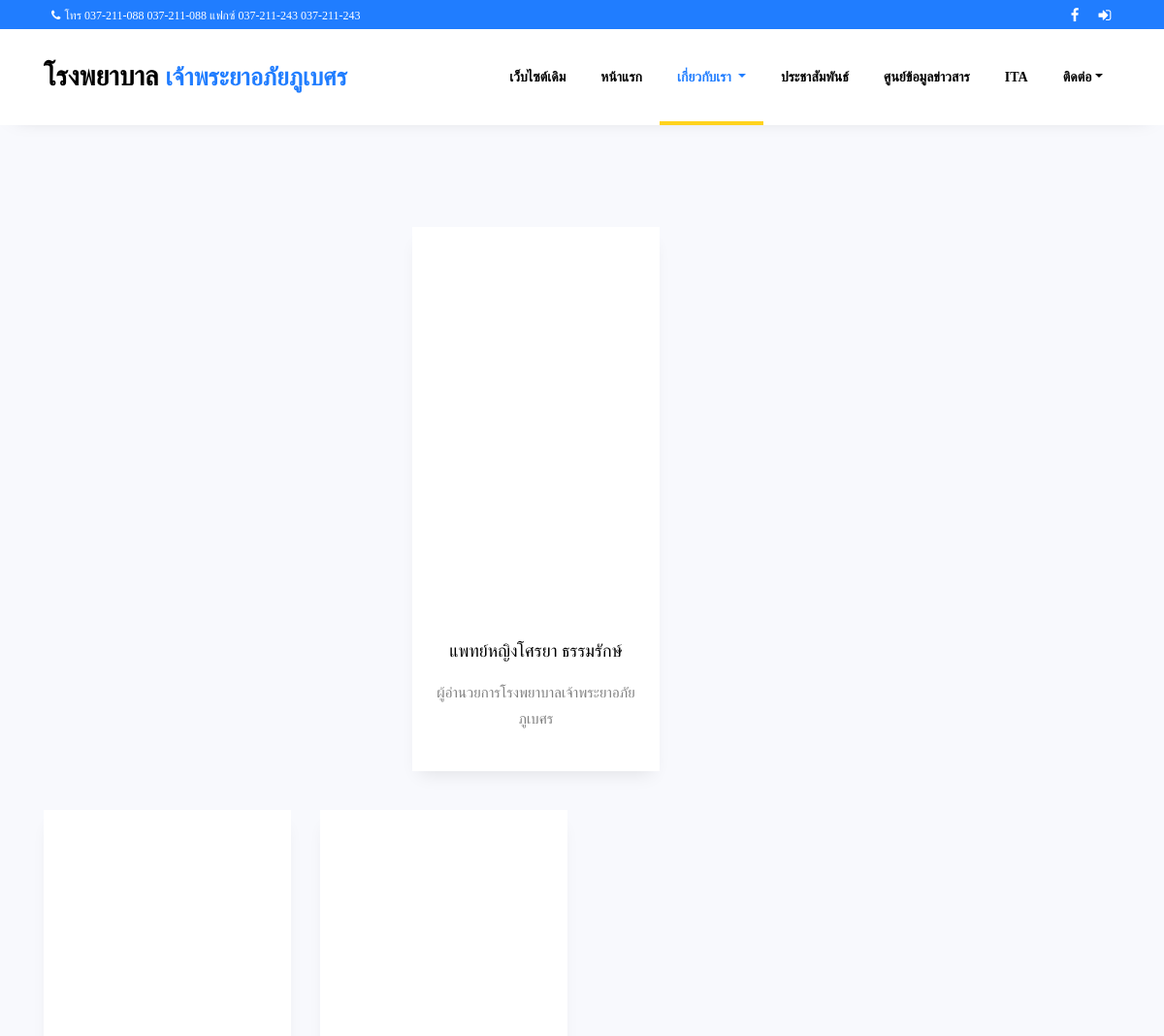
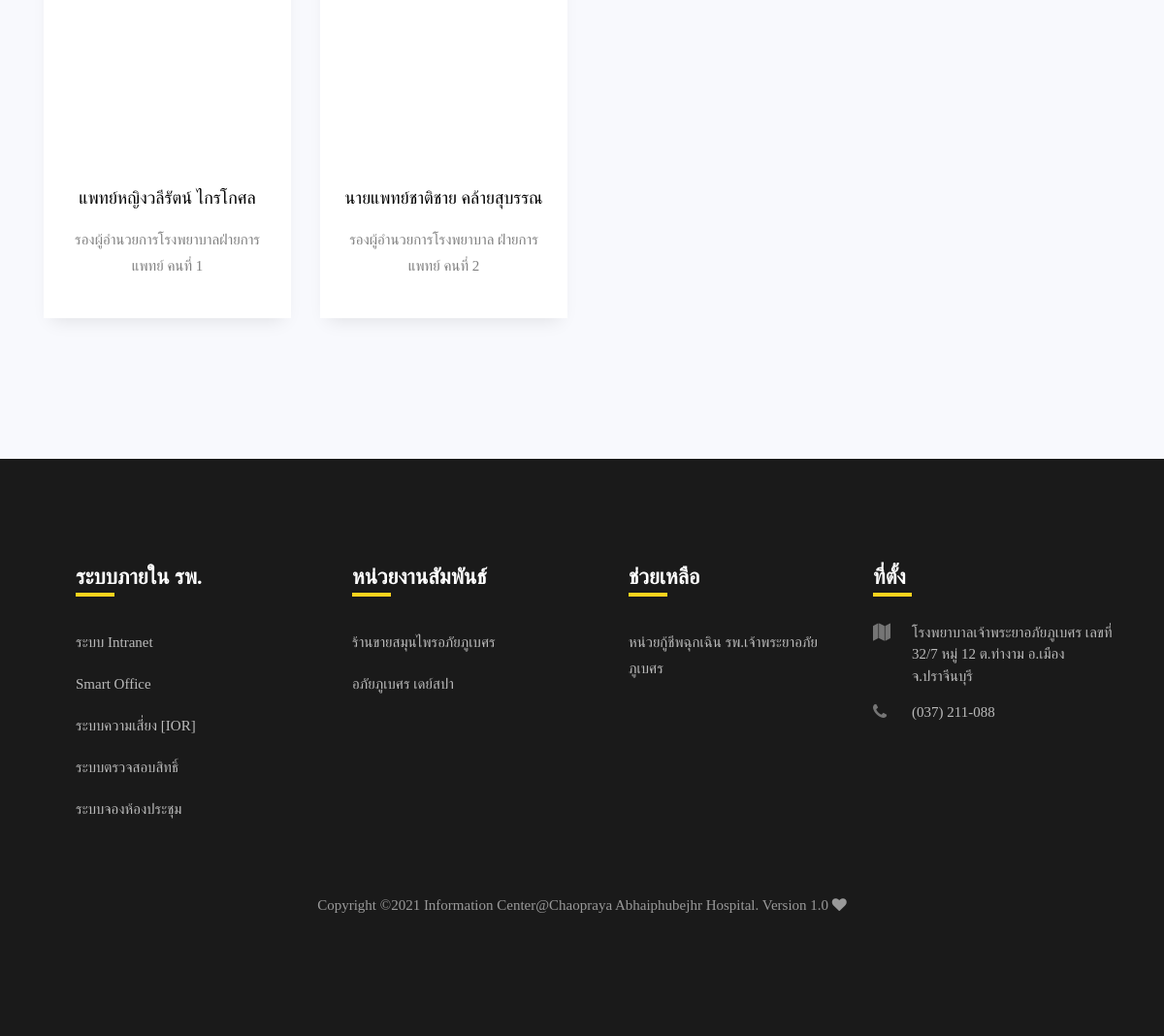
Page /Pages/manager.php on the committed database (2 pictures, top to bottom).
### tables this page shows
CREATE TABLE `cpa_ceo`  (
  `cpa_ceo_id` int(11) NOT NULL AUTO_INCREMENT,
  `cpa_ceo_name` varchar(255) DEFAULT NULL,
  `cpa_ceo_detail` varchar(255) DEFAULT NULL,
  `cpa_ceo_picturename` varchar(255) DEFAULT NULL,
  `cpa_ceo_position_show` int(20) DEFAULT NULL,
  `cpa_ceo_createdate` datetime(0) DEFAULT NULL,
  `cpa_ceo_statusactive` int(3) DEFAULT NULL,
  PRIMARY KEY (`cpa_ceo_id`) USING BTREE
);

CREATE TABLE `cpa_web_footer_group`  (
  `cpa_footer_group_id` int(11) NOT NULL,
  `cpa_footer_group_name` varchar(255) DEFAULT NULL,
  `cpa_footer_status` int(5) DEFAULT NULL,
  PRIMARY KEY (`cpa_footer_group_id`) USING BTREE
);

CREATE TABLE `cpa_web_footermenu`  (
  `cpa_footer_id` int(11) NOT NULL AUTO_INCREMENT,
  `cpa_footer_name` varchar(255) DEFAULT NULL,
  `cpa_footer_link` varchar(255) DEFAULT NULL,
  `cpa_footer_group_id` int(50) DEFAULT NULL,
  `cpa_footer_status` varchar(50) DEFAULT NULL,
  PRIMARY KEY (`cpa_footer_id`) USING BTREE
);

### Pages/manager.php (the view, shortened to what this page needs)
<!DOCTYPE html>
<html lang="en">
<head>
	<?php include "./cpawebsite/components/header.php"; ?>
</head>
<body>
    <?php $page = "about";
    include "./cpawebsite/components/navbar.php"; ?>
    <section class="ftco-section bg-light">
        <div class="container">
            <div class="row d-flex">
            <?php
				$selectceo = "SELECT * FROM cpa_ceo where cpa_ceo_statusactive = '1' ORDER BY cpa_ceo_position_show desc";
				$queryselectceo = mysqli_query($con, $selectceo);
				while ($ResultCeo = mysqli_fetch_assoc($queryselectceo)) {
                    $cc +=1;
                ?>
                    <?php if($cc ==1 ) {echo  '<div class="col-md-4"></div>';}?>
					<div class="col-md-3 d-flex ftco-animate justify-content-center ">
						<div class="blog-entry align-self-stretch">
							<a class="block-heights" style="background-image: url('./cpawebsite/uploads/image/ceo/<?php echo $ResultCeo['cpa_ceo_picturename'];?>');">
							</a>
							<div class="text p-4 text-center">
								<h3 class="heading"><a href="#"><?php echo $ResultCeo['cpa_ceo_name'];?></a></h3>
								<p><?php echo $ResultCeo['cpa_ceo_detail'];?></p>
							</div>
                        </div>
                    </div>
                    <?php if($cc ==1 ) {echo  '<div class="col-md-4"></div>';}?>
				<?php } ?>
            </div>
        </div>
    </section>
    <?php include "./cpawebsite/components/footer.php" ?>
</body>
</html>

### components/header.php (shortened to what this page needs)
<link rel="stylesheet" href="https://stackpath.bootstrapcdn.com/font-awesome/4.7.0/css/font-awesome.min.css">
<link rel="stylesheet" href="./cpawebsite/css/animate.css">
<link rel="stylesheet" href="./cpawebsite/css/owl.carousel.min.css">
<link rel="stylesheet" href="./cpawebsite/css/owl.theme.default.min.css">
<link rel="stylesheet" href="./cpawebsite/css/magnific-popup.css">
<link rel="stylesheet" href="./cpawebsite/css/bootstrap-datepicker.css">
<link rel="stylesheet" href="./cpawebsite/css/jquery.timepicker.css">
<link rel="stylesheet" href="./cpawebsite/css/flaticon.css">
<link rel="stylesheet" href="./cpawebsite/css/style.css">

### components/navbar.php (shortened to what this page needs)
<div class="wrap">
	<div class="container">
		<div class="row">
			<div class="col-md-6 d-flex align-items-center">
				<p class="mb-0 phone pl-md-2">
					<a href="#" class="mr-2"><span class="fa fa-phone mr-1"></span>โทร 037-211-088 037-211-088 แฟกซ์ 037-211-243 037-211-243 </a>
				</p>
			</div>
			<div class="col-md-6 d-flex justify-content-md-end">
				<div class="social-media">
					<p class="mb-0 d-flex">
						<a href="https://www.facebook.com/abhaibhubejhrhospital/" target="_blank" class="d-flex align-items-center justify-content-center"><span class="fa fa-facebook"><i class="sr-only">Facebook</i></span></a>
						<a href="./cpawebsite/admin/login.php" target="_blank" class="d-flex align-items-center justify-content-center"><span class="fa fa-sing-in"><i class="fa fa-sign-in" aria-hidden="true"></i></span></a>
					</p>
				</div>
			</div>
		</div>
	</div>
</div>
<nav class="navbar navbar-expand-lg navbar-dark ftco_navbar bg-dark ftco-navbar-light" id="ftco-navbar">
	<div class="container">
		<a class="navbar-brand" href="./">โรงพยาบาล <span style="font-size: 90%;">เจ้าพระยาอภัยภูเบศร </span></a>
		<div class="collapse navbar-collapse" id="ftco-nav">
			<ul class="navbar-nav ml-auto">
				<li class="nav-item "> <a href="./web_63" class="nav-link">เว็บไซต์เดิม</a></li>
				<li class="nav-item <?php if ($page == "index") {echo "active";	} ?>"> <a href="./" class="nav-link">หน้าแรก</a></li>
				<li class="nav-item <?php if ($page == "about") {	echo "active";	} ?> dropdown">
					<a class="nav-link dropdown-toggle" href="#" id="navbarDropdown" role="button" data-toggle="dropdown" aria-haspopup="true" aria-expanded="false">
						เกี่ยวกับเรา
					</a>
				</li>
				<li class="nav-item <?php if ($page == "news") {	echo "active";		} ?>"><a href="news" class="nav-link">ประชาสัมพันธ์</a></li>
				<li class="nav-item"><a href="http://wops.moph.go.th/ops/oic/" target="_blank" class="nav-link">ศูนย์ข้อมูลข่าวสาร</a></li>
				<li class="nav-item <?php if ($page == "ita") {	echo "active";		} ?> "><a href="./ita"  class="nav-link">ITA</a></li>
				<li class="nav-item <?php if ($page == "contact") {	echo "active";	} ?> dropdown">
					<a class="nav-link dropdown-toggle" href="#" id="navbarDropdown" role="button" data-toggle="dropdown" aria-haspopup="true" aria-expanded="false">	ติดต่อ</a>
				</li>
			</ul>
		</div>
	</div>
</nav>

### components/footer.php (shortened to what this page needs)
<footer class="footer">
	<div class="container">
		<div class="row">
			<?php
			$selectfootergroup = "SELECT * FROM cpa_web_footer_group where cpa_footer_status = '1'";
			$queryfootergroup = mysqli_query($con, $selectfootergroup);
			while ($Result = mysqli_fetch_assoc($queryfootergroup)) {
			?>
				<div class="col-md-6 col-lg-3 pl-lg-5 mb-1 mb-md-0">
					<h2 class="footer-heading"><?php echo $Result['cpa_footer_group_name']; ?></h2>
					<ul class="list-unstyled">
						<?php
						$selectfootermenu = "SELECT * FROM cpa_web_footermenu where cpa_footer_group_id = '" . $Result["cpa_footer_group_id"] . "' and cpa_footer_status = '1'";
						$queryfootermenu = mysqli_query($con, $selectfootermenu);
						while ($Resultmenu = mysqli_fetch_assoc($queryfootermenu)) { ?>
							<li><a href="<?php  if($Resultmenu['cpa_footer_link'] =='' || null ){echo '#';}else echo $Resultmenu['cpa_footer_link'] ;?>"  class="py-2 d-block">
							<?php echo $Resultmenu['cpa_footer_name'] ;?></a></li>
						<?php } ?>
					</ul>
				</div>
			<?php } ?>
			<div class="col-md-6 col-lg-3 mb-4 mb-md-0">
				<h2 class="footer-heading">ที่ตั้ง</h2>
				<div class="block-23 mb-3">
					<ul>
						<li><span class="icon fa fa-map"></span><span class="text">โรงพยาบาลเจ้าพระยาอภัยภูเบศร เลขที่ 32/7 หมู่ 12 ต.ท่างาม อ.เมืองจ.ปราจีนบุรี </span></li>
						<li><a href="#"><span class="icon fa fa-phone"></span><span class="text">(037) 211-088</span></a></li>
					</ul>
				</div>
			</div>
		</div>
		<div class="row mt-5">
			<div class="col-md-12 text-center">
				<p class="copyright">
					Copyright &copy; Information Center@Chaopraya Abhaiphubejhr Hospital. Version 1.0 <i class="fa fa-heart" aria-hidden="true"></i>
				</p>
			</div>
		</div>
	</div>
</footer>

### components/navbar.php (style rules this page uses)
div { font-family: myFirstFont; }

### Pages/manager.php (style rules this page uses)
.block-heights { overflow: hidden; background-size: cover; background-repeat: no-repeat; --background-position: center center; height: 400px; position: relative; display: block; }

### rows in the picture
cpa_ceo: cpa_ceo_name "แพทย์หญิงโศรยา ธรรมรักษ์", cpa_ceo_detail "ผู้อำนวยการโรงพยาบาลเจ้าพระยาอภัยภูเบศร"
cpa_ceo: cpa_ceo_name "แพทย์หญิงวลีรัตน์ ไกรโกศล", cpa_ceo_detail "รองผู้อำนวยการโรงพยาบาลฝ่ายการแพทย์ คนที่ 1"
cpa_ceo: cpa_ceo_name "นายแพทย์ชาติชาย คล้ายสุบรรณ", cpa_ceo_detail "รองผู้อำนวยการโรงพยาบาล ฝ่ายการแพทย์ คนที่ 2"
cpa_web_footer_group: cpa_footer_group_name "ระบบภายใน รพ."
cpa_web_footermenu: cpa_footer_name "ระบบ Intranet"
cpa_web_footermenu: cpa_footer_name "Smart Office"
cpa_web_footermenu: cpa_footer_name "ระบบความเสี่ยง [IOR]"
cpa_web_footermenu: cpa_footer_name "ระบบตรวจสอบสิทธิ์"
cpa_web_footermenu: cpa_footer_name "ระบบจองห้องประชุม"
cpa_web_footer_group: cpa_footer_group_name "หน่วยงานสัมพันธ์"
cpa_web_footermenu: cpa_footer_name "ร้านขายสมุนไพรอภัยภูเบศร"
cpa_web_footermenu: cpa_footer_name "อภัยภูเบศร เดย์สปา"
cpa_web_footer_group: cpa_footer_group_name "ช่วยเหลือ"
cpa_web_footermenu: cpa_footer_name "หน่วยกู้ชีพฉุกเฉิน รพ.เจ้าพระยาอภัยภูเบศร"
